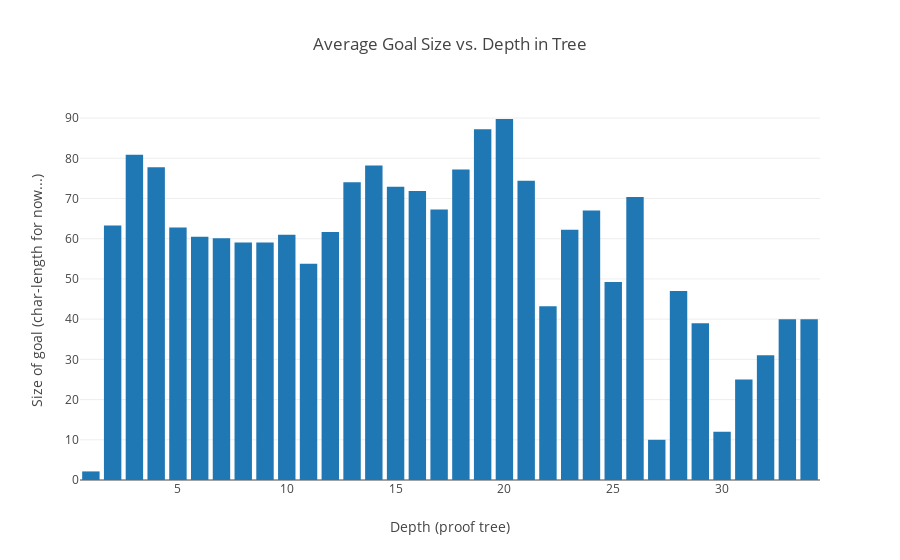

The code cell stored with this chart in its notebook:
### Code cell
import plotly
import plotly.plotly as py
import plotly.graph_objs as go

avg_depth_goal_size = tactr_stats.avg_depth_size(DepthMode.GOAL).items()
data = [go.Bar(x=[p[0] for p in avg_depth_goal_size], y=[p[1] for p in avg_depth_goal_size])]

layout = go.Layout(
    title='Average Goal Size vs. Depth in Tree',
    xaxis=dict(
        title='Depth (proof tree)'
    ),
    yaxis=dict(
        title='Size of goal (char-length for now...)',
    ),
)
fig = go.Figure(data=data, layout=layout)
plotly.offline.init_notebook_mode(connected=True)
plotly.offline.iplot(fig, filename='average-goal-size')

### Figure 1 — Plotly figure (JSON) as saved in the notebook; plotly's stock layout.template omitted (floating-point values rounded to 4 significant figures)
{"data": [{"type": "bar", "x": [1, 2, 3, 4, 5, 6, 7, 8, 9, 10, 11, 12, 13, 14, 15, 16, 17, 18, 19, 20, 21, 22, 23, 24, 25, 26, 27, 28, 29, 30, 31, 32, 33, 34], "y": [2.136, 63.28, 80.86, 77.8, 62.8, 60.51, 60.12, 59.08, 59.08, 61.0, 53.75, 61.7, 74.04, 78.19, 72.92, 71.88, 67.3, 77.19, 87.22, 89.77, 74.41, 43.2, 62.21, 67, 49.25, 70.38, 10, 47, 39, 12, 25, 31, 40, 40]}], "layout": {"title": "Average Goal Size vs. Depth in Tree", "xaxis": {"title": "Depth (proof tree)"}, "yaxis": {"title": "Size of goal (char-length for now...)"}}}
